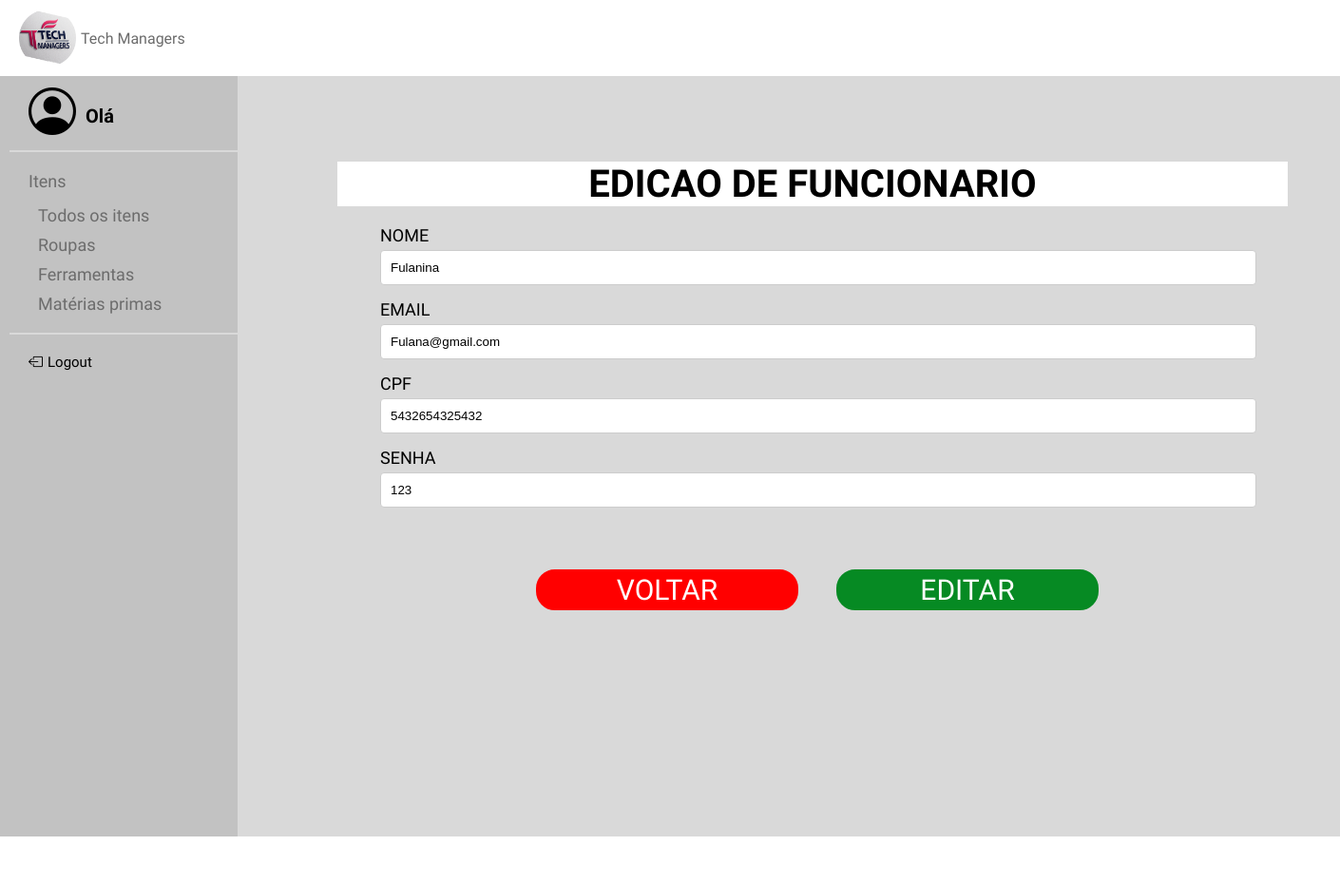
Before: /TelaEF/6 with the older database file.
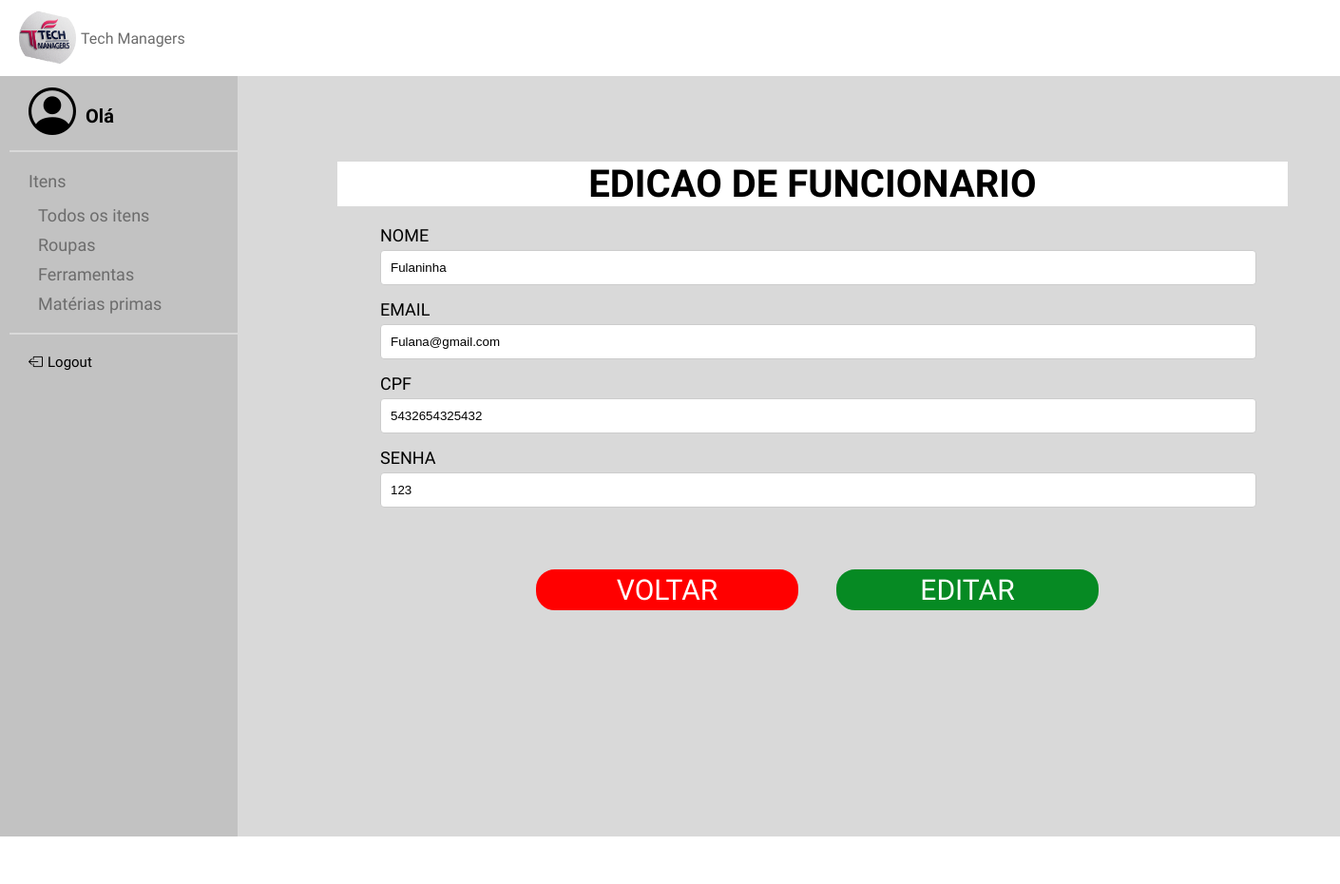
After: the same page with the newer database file.
### models.py (models this page shows, shortened)
class Funcionario(Base):
    __tablename__ = 'funcionario'
    id = Column(Integer, primary_key=True)
    nome = Column(String(40), nullable=False, index=True)
    email = Column(String(40), nullable=False, index=True, unique=True)
    cpf = Column(String(11), nullable=False, index=True, unique=True)
    senha = Column(String(11), nullable=False, index=True)
    admin = Column(String(11), nullable=False, index=True)

### app.py (the view, shortened to what this page needs)
@app.route('/TelaEF/<int:id>', methods=['GET', 'POST'])
def TelaEF(id):
    try:
        funcionario = select(Funcionario).where(Funcionario.id == id)
        funcionario = db_session.execute(funcionario).scalar()
        return render_template('TelaEdicaoFuncionario.html', funcionario=funcionario)
    except AttributeError:
        flash(message="Erro ao editar funcionário", category='error')
        return render_template("TelaEdicaoFuncionario.html")

### templates/TelaEdicaoFuncionario.html (shortened to what this page needs)
{% extends "base.html" %}
{% block conteudo %}
<body>
 <link rel="stylesheet" href="../static/TelaEdicaoFuncionario.css">
<main>
<div class="container">
        <h2>EDICAO DE FUNCIONARIO</h2>
        <form action="{{ url_for('TelaEF', id=funcionario.id) }}" method="post">
            <div class="input-group">
                <label for="nome"> NOME</label>
                <input type="text" id="nome" name="nome" value="{{ funcionario.nome }}">
            </div>
            <div class="input-group">
                <label for="email"> EMAIL</label>
                <input type="email" id="email" name="email" value="{{ funcionario.email }}">
            </div>
            <div class="input-group">
                <label for="cpf"> CPF</label>
                <input type="number" id="cpf" name="cpf" value="{{ funcionario.cpf }}">
            </div>
            <div class="input-group">
                <label for="senha"> SENHA</label>
                <input type="text" id="senha" name="senha" value="{{ funcionario.senha }}">
            </div>
            <div class="btnS">
                <button type="button" class="btnV" onclick="location.href='{{ url_for('telafuncionarios') }}'">VOLTAR</button>
                <button type="submit" class="btn" >EDITAR</button>
            </div>
        </form>
    </div>
</main>
</body>
{% endblock %}

Changed rows visible on the page:
changed Funcionario "Fulana@gmail.com": nome "Fulanina" → "Fulaninha"
